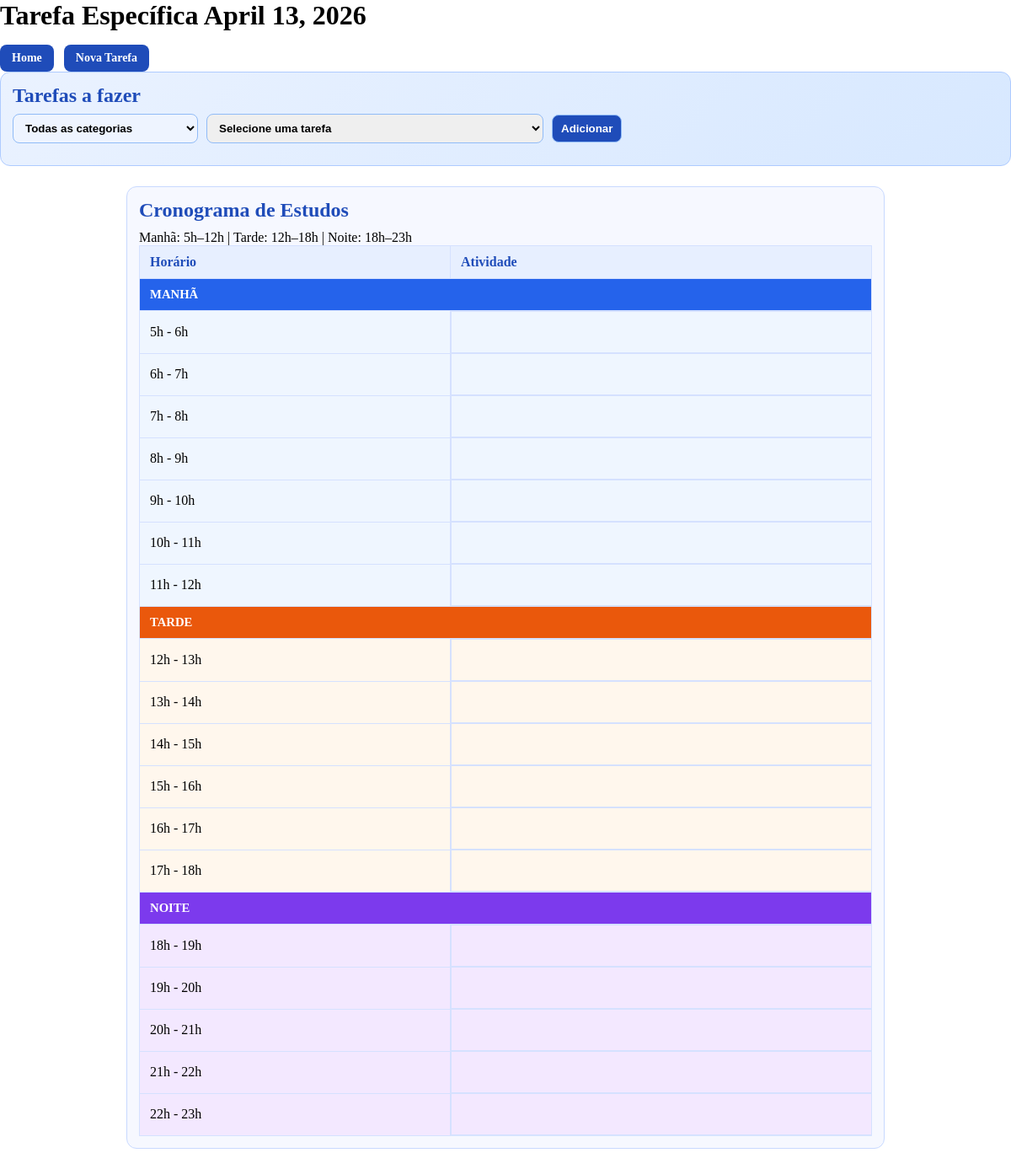
Before: /especifica/2026-04-13/ with the older database file.
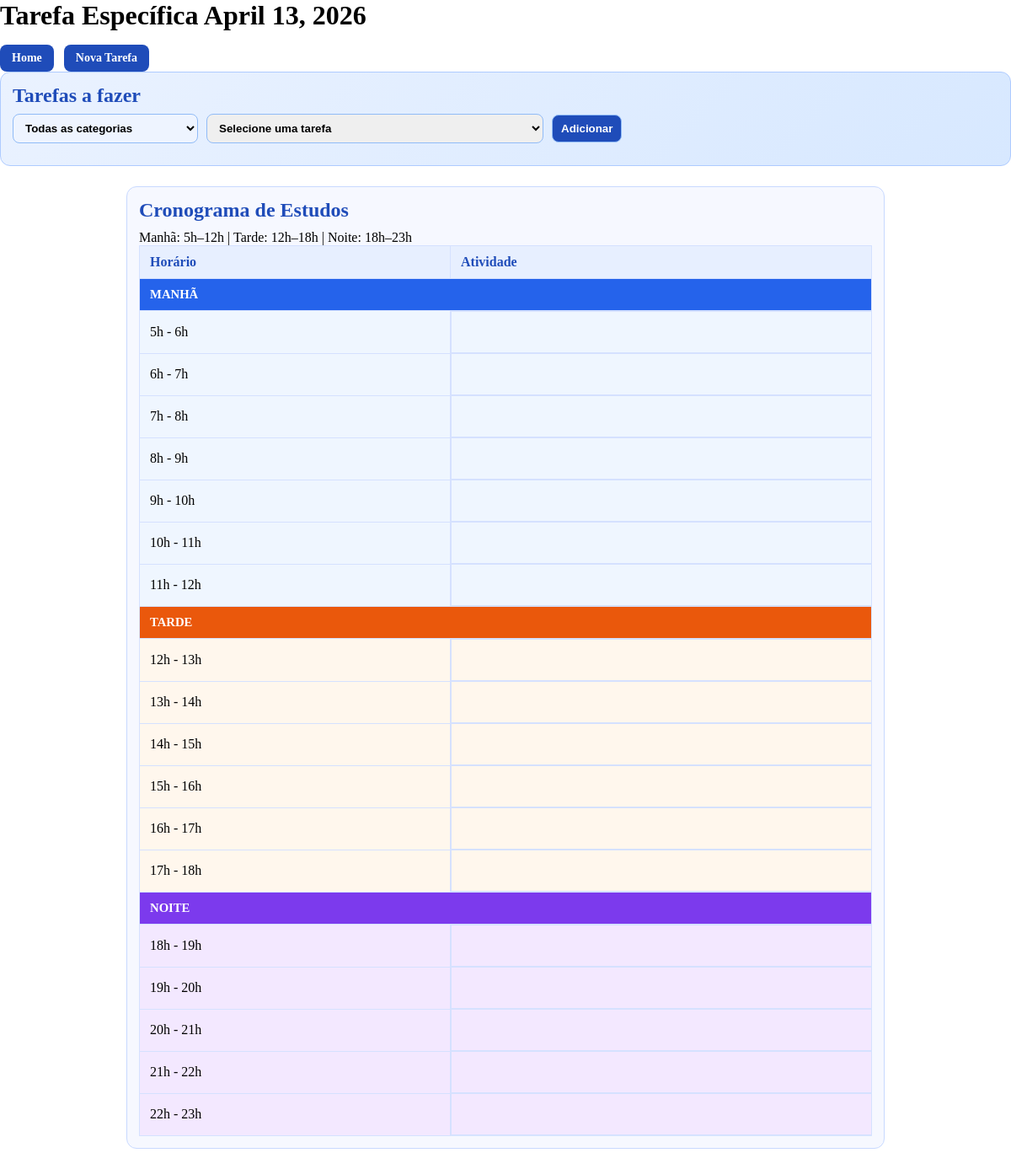
After: the same page with the newer database file.
### tarefas/models.py (models this page shows, shortened)
class Tarefa(models.Model):
    PRIORIDADE_CHOICES = [
        ('BA', 'Baixa'),
        ('ME', 'Média'),
        ('AL', 'Alta'),
    ]
    STATUS_CHOICES = [
        ('ES', 'Em espera'),
        ('AN', 'Em andamento'),
        ('CO', 'Concluída'),
    ]
    nome = models.CharField(max_length=255)
    descricao = models.TextField(blank=True)
    prioridade = models.CharField(
        max_length=2, choices=PRIORIDADE_CHOICES, default='ME')
    status = models.CharField(
        max_length=2, choices=STATUS_CHOICES, default='ES')
    horas_estimadas = models.PositiveIntegerField(
        default=0, help_text='Minutos estimados')
    horas_trabalhadas = models.PositiveIntegerField(
        default=0, help_text='Minutos trabalhados')
    data = models.DateField()
    categoria = models.ForeignKey(
        CategoriaTarefa, on_delete=models.SET_NULL, null=True, blank=True,
        related_name='tarefas')

### tarefas/views.py (the view)
# urls.py: path('especifica/<str:data>/', views.tarefa_especifica,
def tarefa_especifica(request, data=None):
    datas = data or request.GET.get('data')
    data_obj = None
    if datas:
        parts = datas.split('-')
        if len(parts) == 3:
            try:
                data_obj = datetime(int(parts[0]), int(
                    parts[1]), int(parts[2])).date()
            except ValueError:
                data_obj = None
    tarefas_do_dia = []
    todas_tarefas = Tarefa.objects.select_related(
        'categoria').all().order_by('nome')
    tarefas_dia_tarefa = DiaTarefa.objects.all().order_by('data')
    categorias = CategoriaTarefa.objects.all()
    context = {
        'data': data_obj,
        'datas': datas,
        'dia_tarefas': tarefas_do_dia,
        'horarios': range(5, 23),
        'tarefas': todas_tarefas,
        'dia_tarefas': tarefas_dia_tarefa,
        'categorias': categorias,
    }
    return render(request, 'tarefa_especific.html', context)

### templates/tarefa_especific.html (shortened to what this page needs)
{% extends 'index.html' %}
{% load static %}
{% block content %}
<h1>Tarefa Específica {{data}}</h1>
<div class="actions-row">
  <a href="{% url 'tarefas' %}" class="btn-back">Home</a>
  <a href="{% url 'adicionar_tarefa' %}" class="btn-back">Nova Tarefa</a>
</div>
<section class="tarefas-a-fazer">
  <h2>Tarefas a fazer</h2>
  <div class="tarefas-a-fazer-controls">
    <select id="select-categoria-fazer">
      <option value="">Todas as categorias</option>
    </select>
    <select id="select-tarefa-fazer">
      <option value="">Selecione uma tarefa</option>
    </select>
    <button id="btn-adicionar-tarefa-fazer" type="button">Adicionar</button>
  </div>
</section>
<section class="cronograma-estudos">
  <h2>Cronograma de Estudos</h2>
  <p>Manhã: 5h–12h&nbsp;|&nbsp;Tarde: 12h–18h&nbsp;|&nbsp;Noite: 18h–23h</p>
  <div class="cronograma-table-wrapper">
    <table class="cronograma-table">
      <thead>
        <tr>
          <th>Horário</th>
          <th class="atividade-task">Atividade</th>
        </tr>
      </thead>
      <tbody>
        <tr class="section-header manha"><td colspan="2">MANHÃ</td></tr>
        {% for hora in horarios %}
          {% if hora == 12 %}
            <tr class="section-header tarde"><td colspan="2">TARDE</td></tr>
          {% elif hora == 18 %}
            <tr class="section-header noite"><td colspan="2">NOITE</td></tr>
          {% endif %}
          <tr class="period-row {% if hora < 12 %}manha{% elif hora < 18 %}tarde{% else %}noite{% endif %}">
            <td>{{ hora }}h - {{ hora|add:1 }}h</td>
            <td class="task-cron" id='tarefa'></td>
          </tr>
        {% endfor %}
      </tbody>
    </table>
  </div>
</section>
{% endblock %}

Changed rows visible on the page:
added Tarefa: data "April 13, 2026"
Other visible differences:
{{ data }}: "April 13, 2026" → (not shown)
